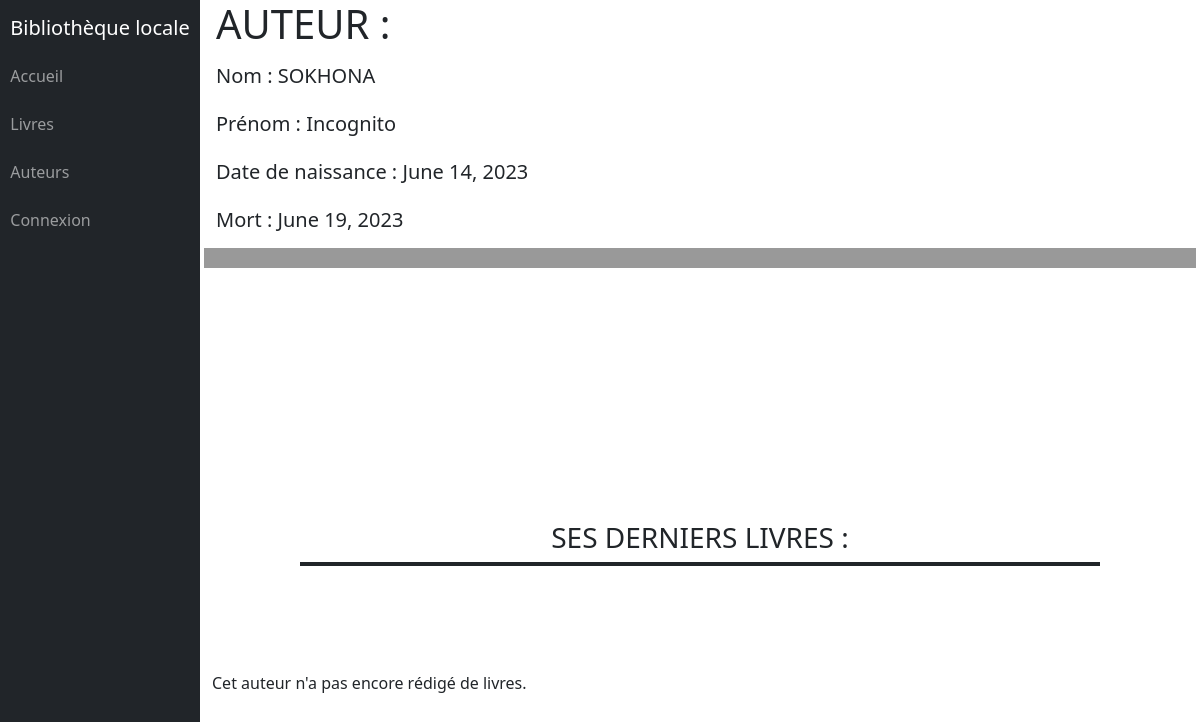
Page /catalog/author/2 on the earlier database version.
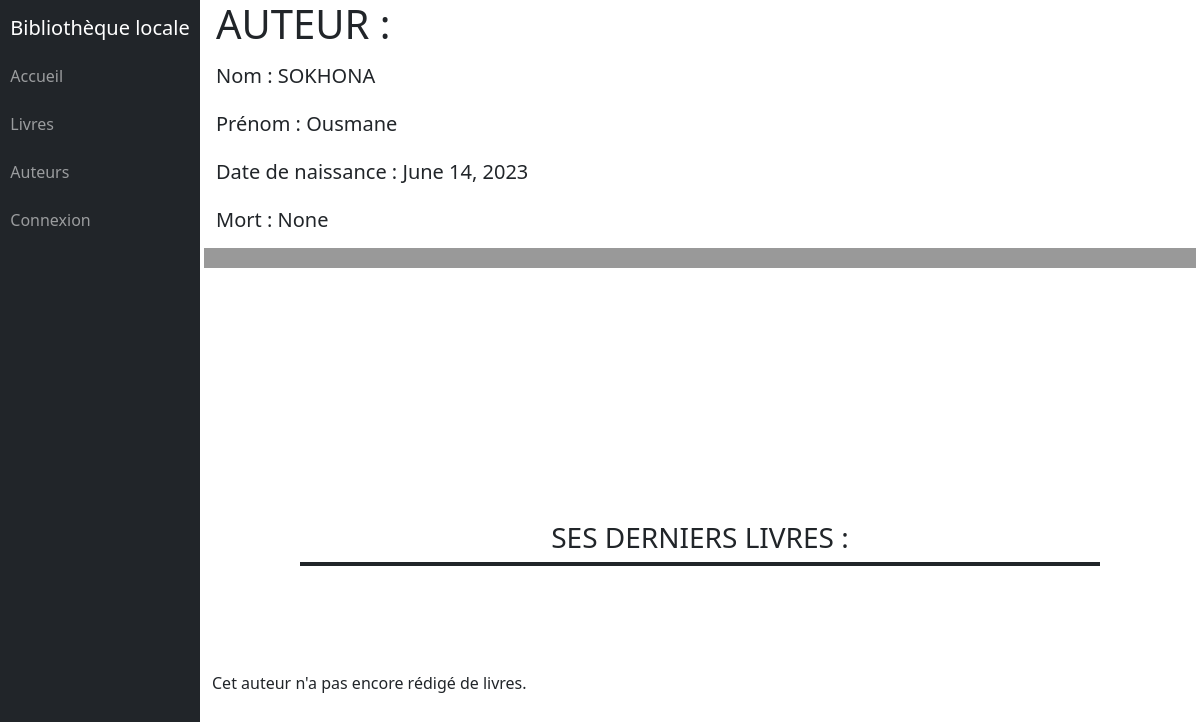
Same page on the later database version.
### catalog/models.py (models this page shows, shortened)
class Author(models.Model):
    first_name = models.CharField(max_length=100)
    last_name = models.CharField(max_length=100)
    date_of_birth = models.DateField(null=True, blank=True)
    date_of_death = models.DateField('Died', null=True, blank=True)
    class Meta:
        ordering = ['last_name', 'first_name']

### catalog/views.py (the view)
class AuthorDetailView(generic.DetailView):
    model = Author
    template_name = 'authors/author_detail.html'

### catalog/templates/authors/author_detail.html
{% extends "base_generic.html" %}
{% block css %}
{% load static %}
<link rel="stylesheet" href="{% static 'css/book_author_detail.css' %}">
{% endblock %}
{% block content %}
<div class="row">
  <div class="col">
  <h1>Auteur :</h1>
  <h5><strong>Nom :</strong> {{ author.last_name|upper }}</h5>
  <h5><strong>Prénom :</strong> {{ author.first_name }}</h5>
  <h5><strong>Date de naissance :</strong> {{ author.date_of_birth }}</h5>
  <h5><strong>Mort :</strong> {{ author.date_of_death }}</h5>
</div>
</div>
<div class="row">
  <h3>Ses derniers livres :</h3>
  <div class="separator"></div>
  {% if author.book_set.all %}
  <div class="col author-books">
  <table class="table table-striped author-books">
    <thead>
      <tr>
        <th scope="col">Titre</th>
        {% if perms.can_change_book and perms.can_delete_book %}
        <th scope="col">Mettre à jour</th>
        <th scope="col">Supprimer</th>
        {% endif %}
      </tr>
    </thead>
    <tbody>
      {% for book in author.book_set.all|slice:":10" %}
      <tr>
        <td><a href="{{ book.get_absolute_url }}">{{ book.title }}</a></td>
        {% if perms.can_change_book and perms.can_delete_book %}
        <td><a href="{% url 'book-update' book.pk %}">Mettre à jour</a></td>
        <td><a href="{% url 'book-delete' book.pk %}">Supprimer</a></td>
        {% endif %}
      </tr>
      {% endfor %}
    </tbody>
  </table>
</div>
{% else %}
<div>Cet auteur n'a pas encore rédigé de livres.</div>
{% endif %}
</div>
{% endblock %}

Differences in the rows shown:
changed Author "SOKHONA": first_name "Incognito" → "Ousmane"; date_of_death "June 19, 2023" → "None"
